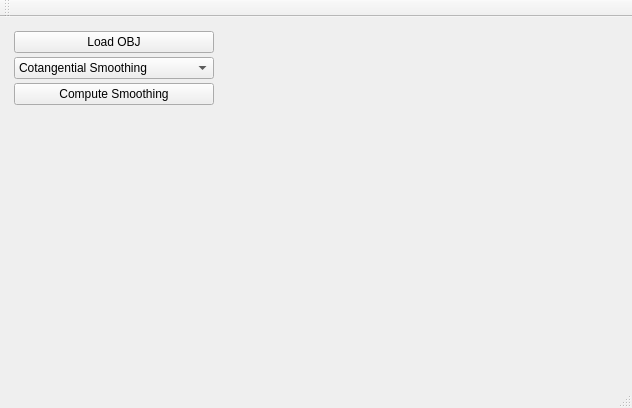
<?xml version="1.0" encoding="UTF-8"?>
<ui version="4.0">
 <class>MainWindow</class>
 <widget class="QMainWindow" name="MainWindow">
  <property name="geometry">
   <rect>
    <x>0</x>
    <y>0</y>
    <width>632</width>
    <height>408</height>
   </rect>
  </property>
  <property name="windowTitle">
   <string>MainWindow</string>
  </property>
  <widget class="QWidget" name="centralWidget">
   <layout class="QHBoxLayout" name="horizontalLayout">
    <item>
     <widget class="QWidget" name="widget_2" native="true">
      <property name="sizePolicy">
       <sizepolicy hsizetype="Maximum" vsizetype="Preferred">
        <horstretch>150</horstretch>
        <verstretch>0</verstretch>
       </sizepolicy>
      </property>
      <property name="minimumSize">
       <size>
        <width>150</width>
        <height>0</height>
       </size>
      </property>
      <layout class="QVBoxLayout" name="verticalLayout">
       <property name="spacing">
        <number>4</number>
       </property>
       <property name="leftMargin">
        <number>3</number>
       </property>
       <property name="topMargin">
        <number>3</number>
       </property>
       <property name="rightMargin">
        <number>3</number>
       </property>
       <property name="bottomMargin">
        <number>3</number>
       </property>
       <item>
        <widget class="QPushButton" name="pushButton_chargement">
         <property name="minimumSize">
          <size>
           <width>200</width>
           <height>0</height>
          </size>
         </property>
         <property name="text">
          <string>Load OBJ</string>
         </property>
        </widget>
       </item>
       <item>
        <widget class="QComboBox" name="idxComboBox">
         <item>
          <property name="text">
           <string>Cotangential Smoothing</string>
          </property>
         </item>
         <item>
          <property name="text">
           <string>Uniform Smoothing</string>
          </property>
         </item>
        </widget>
       </item>
       <item>
        <widget class="QPushButton" name="pushButton_courbures">
         <property name="text">
          <string>Compute Smoothing</string>
         </property>
        </widget>
       </item>
       <item>
        <spacer name="verticalSpacer">
         <property name="orientation">
          <enum>Qt::Vertical</enum>
         </property>
         <property name="sizeHint" stdset="0">
          <size>
           <width>20</width>
           <height>40</height>
          </size>
         </property>
        </spacer>
       </item>
      </layout>
     </widget>
    </item>
    <item>
     <widget class="MeshViewerWidget" name="displayWidget" native="true"/>
    </item>
   </layout>
  </widget>
  <widget class="QMenuBar" name="menuBar">
   <property name="geometry">
    <rect>
     <x>0</x>
     <y>0</y>
     <width>632</width>
     <height>22</height>
    </rect>
   </property>
  </widget>
  <widget class="QToolBar" name="mainToolBar">
   <attribute name="toolBarArea">
    <enum>TopToolBarArea</enum>
   </attribute>
   <attribute name="toolBarBreak">
    <bool>false</bool>
   </attribute>
  </widget>
  <widget class="QStatusBar" name="statusBar"/>
 </widget>
 <layoutdefault spacing="6" margin="11"/>
 <customwidgets>
  <customwidget>
   <class>MeshViewerWidget</class>
   <extends>QWidget</extends>
   <header location="global">meshviewerwidget.h</header>
   <container>1</container>
  </customwidget>
 </customwidgets>
 <resources/>
 <connections/>
</ui>
